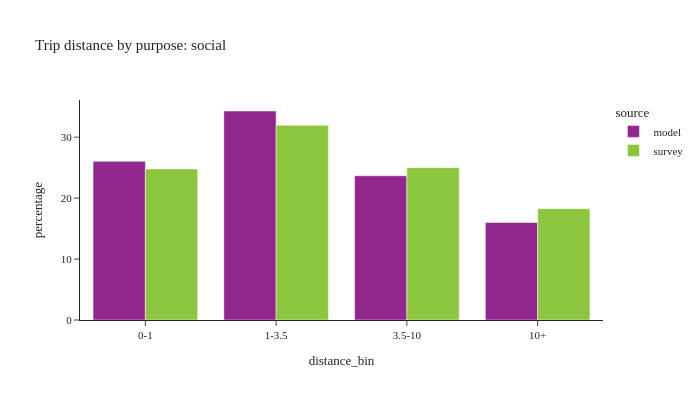

Write notebook code for a chart like this one.
### Code cell
plot_bins(trip, trip['dpurp'] == 7, 'social')

### Figure 1 — Plotly figure (JSON) as saved in the notebook; plotly's stock layout.template omitted (floating-point values rounded to 4 significant figures)
{"data": [{"alignmentgroup": "True", "customdata": [[704669], [901178], [596265], [395969]], "hovertemplate": "source=model<br>distance_bin=%{x}<br>percentage=%{y}<br>sample count=%{customdata[0]}<extra></extra>", "legendgroup": "model", "marker": {"color": "#91268F", "pattern": {"shape": ""}}, "name": "model", "offsetgroup": "model", "orientation": "v", "showlegend": true, "textposition": "auto", "type": "bar", "x": ["0-1", "1-3.5", "3.5-10", "10+"], "xaxis": "x", "y": [26.04, 34.29, 23.67, 16.0], "yaxis": "y"}, {"alignmentgroup": "True", "customdata": [[1662], [1430], [992], [538]], "hovertemplate": "source=survey<br>distance_bin=%{x}<br>percentage=%{y}<br>sample count=%{customdata[0]}<extra></extra>", "legendgroup": "survey", "marker": {"color": "#8CC63E", "pattern": {"shape": ""}}, "name": "survey", "offsetgroup": "survey", "orientation": "v", "showlegend": true, "textposition": "auto", "type": "bar", "x": ["0-1", "1-3.5", "3.5-10", "10+"], "xaxis": "x", "y": [24.79, 31.95, 24.99, 18.27], "yaxis": "y"}], "layout": {"barmode": "group", "font": {"size": 11}, "height": 400, "legend": {"title": {"text": "source"}, "tracegroupgap": 0}, "title": {"text": "Trip distance by purpose: social"}, "width": 700, "xaxis": {"anchor": "y", "domain": [0.0, 1.0], "title": {"text": "distance_bin"}}, "yaxis": {"anchor": "x", "domain": [0.0, 1.0], "title": {"text": "percentage"}}}}
